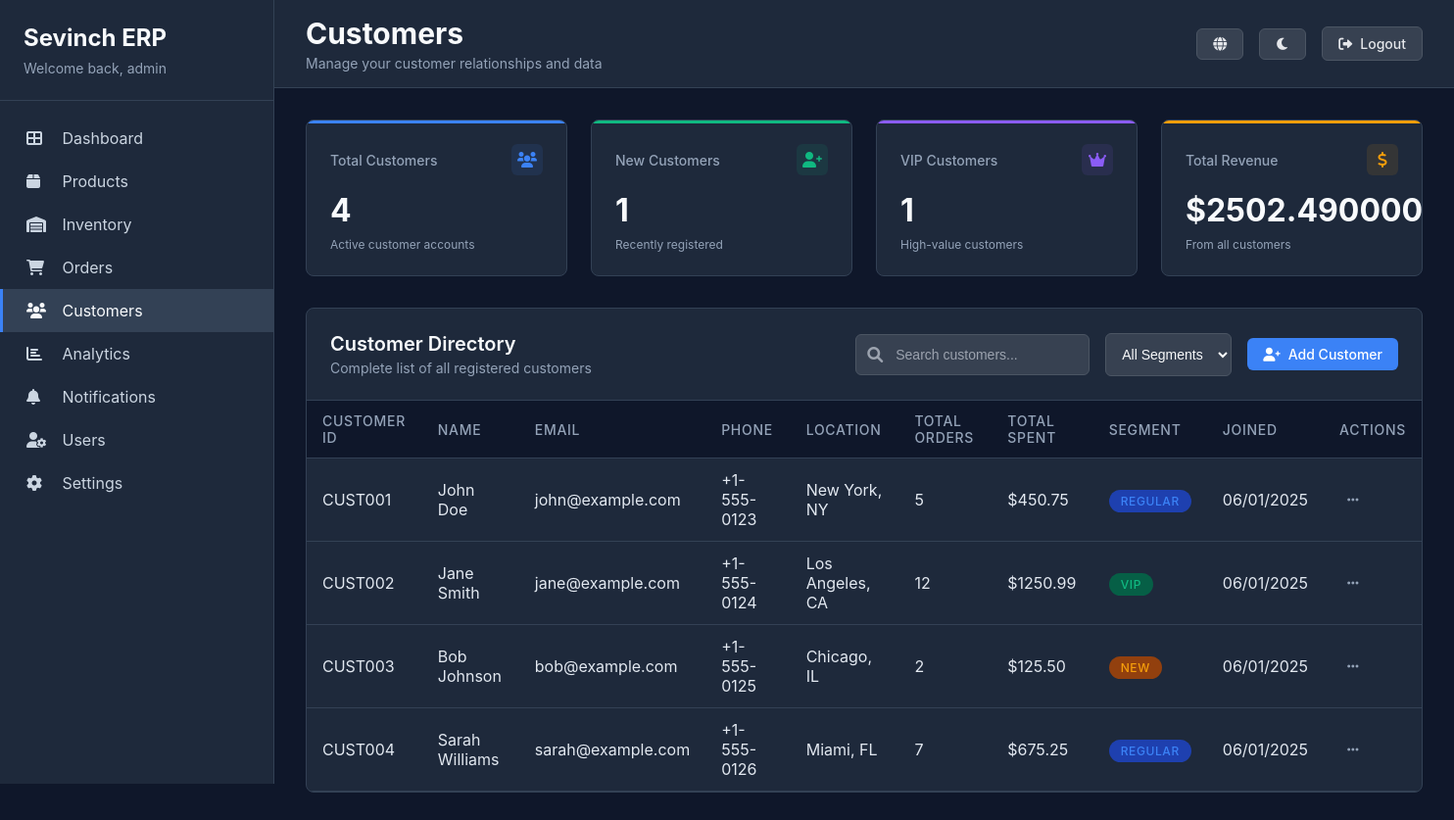
The page /customers/ (signed in) on the database its author committed.
### erp_app/models.py (models this page shows, shortened)
class Customer(models.Model):
    SEGMENT_CHOICES = [
        ('regular', 'Regular'),
        ('vip', 'VIP'),
        ('new', 'New'),
    ]
    customer_id = models.CharField(max_length=20, unique=True)
    name = models.CharField(max_length=200)
    email = models.EmailField()
    phone = models.CharField(max_length=20)
    location = models.CharField(max_length=200)
    segment = models.CharField(max_length=10, choices=SEGMENT_CHOICES, default='regular')
    total_orders = models.IntegerField(default=0)
    total_spent = models.DecimalField(max_digits=10, decimal_places=2, default=0)
    joined_date = models.DateTimeField(auto_now_add=True)

### erp_app/views.py (the view)
# urls.py: path('customers/', views.customers, name='customers'),
@login_required
def customers(request):
    total_customers = Customer.objects.count()
    new_customers = Customer.objects.filter(segment='new').count()
    vip_customers = Customer.objects.filter(segment='vip').count()
    total_revenue = Customer.objects.aggregate(Sum('total_spent'))['total_spent__sum'] or 0
    customers_list = Customer.objects.all()
    search_query = request.GET.get('search', '')
    if search_query:
        customers_list = customers_list.filter(
            Q(name__icontains=search_query) |
            Q(email__icontains=search_query) |
            Q(customer_id__icontains=search_query)
        )
    context = {
        'total_customers': total_customers,
        'new_customers': new_customers,
        'vip_customers': vip_customers,
        'total_revenue': total_revenue,
        'customers': customers_list,
        'search_query': search_query,
        'page_title': 'Customers',
    }
    return render(request, 'customers.html', context)

### templates/customers.html (shortened to what this page needs)
{% extends 'base.html' %}
{% block page_subtitle %}Manage your customer relationships and data{% endblock %}
{% block content %}
<div class="stats-grid">
    <div class="stat-card" style="--accent-color: #3b82f6;">
        <div class="stat-header">
            <span class="stat-title">Total Customers</span>
            <div class="stat-icon" style="background: rgba(59, 130, 246, 0.1); color: #3b82f6;">
                <i class="fas fa-users"></i>
            </div>
        </div>
        <div class="stat-value">{{ total_customers|default:"4" }}</div>
        <div class="stat-change">Active customer accounts</div>
    </div>
    <div class="stat-card" style="--accent-color: #10b981;">
        <div class="stat-header">
            <span class="stat-title">New Customers</span>
            <div class="stat-icon" style="background: rgba(16, 185, 129, 0.1); color: #10b981;">
                <i class="fas fa-user-plus"></i>
            </div>
        </div>
        <div class="stat-value">{{ new_customers|default:"1" }}</div>
        <div class="stat-change">Recently registered</div>
    </div>
    <div class="stat-card" style="--accent-color: #8b5cf6;">
        <div class="stat-header">
            <span class="stat-title">VIP Customers</span>
            <div class="stat-icon" style="background: rgba(139, 92, 246, 0.1); color: #8b5cf6;">
                <i class="fas fa-crown"></i>
            </div>
        </div>
        <div class="stat-value">{{ vip_customers|default:"1" }}</div>
        <div class="stat-change">High-value customers</div>
    </div>
    <div class="stat-card" style="--accent-color: #f59e0b;">
        <div class="stat-header">
            <span class="stat-title">Total Revenue</span>
            <div class="stat-icon" style="background: rgba(245, 158, 11, 0.1); color: #f59e0b;">
                <i class="fas fa-dollar-sign"></i>
            </div>
        </div>
        <div class="stat-value">${{ total_revenue|default:"2502.49" }}</div>
        <div class="stat-change">From all customers</div>
    </div>
</div>
<div class="card">
    <div class="card-header">
        <div>
            <h2 class="card-title">Customer Directory</h2>
            <p class="card-subtitle">Complete list of all registered customers</p>
        </div>
        <div style="margin-left: auto; display: flex; gap: 1rem; align-items: center;">
            <div class="search-box" style="margin-bottom: 0;">
                <i class="fas fa-search search-icon"></i>
                <input type="text" class="search-input" placeholder="Search customers..." value="{{ search_query }}">
            </div>
            <select class="form-input" style="width: auto;">
                <option>All Segments</option>
            </select>
            <a href="#" class="btn btn-primary">
                <i class="fas fa-user-plus"></i> Add Customer
            </a>
        </div>
    </div>
    <div class="table-container">
        <table class="table">
            <thead>
                <tr>
                    <th>Customer ID</th>
                    <th>Name</th>
                    <th>Email</th>
                    <th>Phone</th>
                    <th>Location</th>
                    <th>Total Orders</th>
                    <th>Total Spent</th>
                    <th>Segment</th>
                    <th>Joined</th>
                    <th>Actions</th>
                </tr>
            </thead>
            <tbody>
                {% for customer in customers %}
                <tr>
                    <td>{{ customer.customer_id }}</td>
                    <td>{{ customer.name }}</td>
                    <td>{{ customer.email }}</td>
                    <td>{{ customer.phone }}</td>
                    <td>{{ customer.location }}</td>
                    <td>{{ customer.total_orders }}</td>
                    <td>${{ customer.total_spent }}</td>
                    <td>
                        {% if customer.segment == 'vip' %}
                            <span class="badge badge-success">VIP</span>
                        {% elif customer.segment == 'new' %}
                            <span class="badge badge-warning">New</span>
                        {% else %}
                            <span class="badge badge-info">Regular</span>
                        {% endif %}
                    </td>
                    <td>{{ customer.joined_date|date:"m/d/Y" }}</td>
                    <td>
                        <div class="actions-menu">
                            <button class="actions-btn">
                                <i class="fas fa-ellipsis-h"></i>
                            </button>
                        </div>
                    </td>
                </tr>
                {% endfor %}
            </tbody>
        </table>
    </div>
</div>
{% endblock %}

### templates/base.html (shortened to what this page needs)
<!DOCTYPE html>
<html lang="en">
<head>
    <link href="https://cdnjs.cloudflare.com/ajax/libs/font-awesome/6.0.0/css/all.min.css" rel="stylesheet">
</head>
<body>
    <div class="app-container">
        {% if user.is_authenticated %}
        <nav class="sidebar">
            <div class="sidebar-header">
                <div class="logo">Sevinch ERP</div>
                <div class="logo-subtitle">Welcome back, {{ user.first_name|default:user.username }}</div>
            </div>
            <div class="nav-menu">
                <a href="{% url 'dashboard' %}" class="nav-item {% if request.resolver_match.url_name == 'dashboard' %}active{% endif %}">
                    <i class="fas fa-th-large"></i> Dashboard
                </a>
                <a href="{% url 'products' %}" class="nav-item {% if request.resolver_match.url_name == 'products' %}active{% endif %}">
                    <i class="fas fa-box"></i> Products
                </a>
                <a href="{% url 'inventory' %}" class="nav-item {% if request.resolver_match.url_name == 'inventory' %}active{% endif %}">
                    <i class="fas fa-warehouse"></i> Inventory
                </a>
                <a href="{% url 'orders' %}" class="nav-item {% if request.resolver_match.url_name == 'orders' %}active{% endif %}">
                    <i class="fas fa-shopping-cart"></i> Orders
                </a>
                <a href="{% url 'customers' %}" class="nav-item {% if request.resolver_match.url_name == 'customers' %}active{% endif %}">
                    <i class="fas fa-users"></i> Customers
                </a>
                <a href="{% url 'analytics' %}" class="nav-item {% if request.resolver_match.url_name == 'analytics' %}active{% endif %}">
                    <i class="fas fa-chart-bar"></i> Analytics
                </a>
                <a href="{% url 'notifications' %}" class="nav-item {% if request.resolver_match.url_name == 'notifications' %}active{% endif %}">
                    <i class="fas fa-bell"></i> Notifications
                </a>
                <a href="{% url 'users' %}" class="nav-item {% if request.resolver_match.url_name == 'users' %}active{% endif %}">
                    <i class="fas fa-user-cog"></i> Users
                </a>
                <a href="{% url 'settings' %}" class="nav-item {% if request.resolver_match.url_name == 'settings' %}active{% endif %}">
                    <i class="fas fa-cog"></i> Settings
                </a>
            </div>
        </nav>
        {% endif %}
        <main class="main-content">
            {% if user.is_authenticated %}
            <header class="header">
                <div>
                    <h1 class="header-title">{% block page_title %}{{ page_title }}{% endblock %}</h1>
                    <p class="header-subtitle">{% block page_subtitle %}{% endblock %}</p>
                </div>
                <div class="header-actions">
                    <button class="btn btn-secondary">
                        <i class="fas fa-globe"></i>
                    </button>
                    <button class="btn btn-secondary">
                        <i class="fas fa-moon"></i>
                    </button>
                    <a href="{% url 'logout' %}" class="btn btn-secondary">
                        <i class="fas fa-sign-out-alt"></i> Logout
                    </a>
                </div>
            </header>
            {% endif %}
            <div class="content">
                {% block content %}{% endblock %}
            </div>
        </main>
    </div>
</body>
</html>

### templates/base.html (style rules this page uses)
* { margin: 0; padding: 0; box-sizing: border-box; }
body { font-family: -apple-system, BlinkMacSystemFont, 'Segoe UI', Roboto, sans-serif; background: #0f172a; color: #e2e8f0; overflow-x: hidden; }
.app-container { display: flex; min-height: 100vh; }
.sidebar { width: 280px; background: #1e293b; border-right: 1px solid #334155; position: fixed; height: 100vh; overflow-y: auto; }
.sidebar-header { padding: 1.5rem; border-bottom: 1px solid #334155; }
.logo { font-size: 1.5rem; font-weight: 700; color: #f8fafc; margin-bottom: 0.5rem; }
.logo-subtitle { font-size: 0.875rem; color: #94a3b8; }
.nav-menu { padding: 1rem 0; }
.nav-item { display: block; padding: 0.75rem 1.5rem; color: #cbd5e1; text-decoration: none; transition: all 0.2s; border-left: 3px solid transparent; }
.nav-item:hover, .nav-item.active { background: #334155; color: #f8fafc; border-left-color: #3b82f6; }
.nav-item i { width: 20px; margin-right: 0.75rem; }
.main-content { flex: 1; margin-left: 280px; background: #0f172a; }
.header { background: #1e293b; border-bottom: 1px solid #334155; padding: 1rem 2rem; display: flex; justify-content: space-between; align-items: center; }
.header-title { font-size: 1.875rem; font-weight: 700; color: #f8fafc; }
.header-subtitle { font-size: 0.875rem; color: #94a3b8; margin-top: 0.25rem; }
.header-actions { display: flex; align-items: center; gap: 1rem; }
.btn { padding: 0.5rem 1rem; border: none; border-radius: 0.375rem; font-size: 0.875rem; font-weight: 500; cursor: pointer; text-decoration: none; display: inline-flex; align-items: center; gap: 0.5rem; transition: all 0.2s; }
.btn-primary { background: #3b82f6; color: white; }
.btn-secondary { background: #374151; color: #e5e7eb; border: 1px solid #4b5563; }
.content { padding: 2rem; }
.stats-grid { display: grid; grid-template-columns: repeat(auto-fit, minmax(250px, 1fr)); gap: 1.5rem; margin-bottom: 2rem; }
.stat-card { background: #1e293b; border: 1px solid #334155; border-radius: 0.5rem; padding: 1.5rem; position: relative; overflow: hidden; }
.stat-card::before { content: ''; position: absolute; top: 0; left: 0; right: 0; height: 3px; background: var(--accent-color, #3b82f6); }
.stat-header { display: flex; justify-content: space-between; align-items: center; margin-bottom: 1rem; }
.stat-title { font-size: 0.875rem; color: #94a3b8; font-weight: 500; }
.stat-icon { width: 2rem; height: 2rem; border-radius: 0.375rem; display: flex; align-items: center; justify-content: center; font-size: 1rem; }
.stat-value { font-size: 2rem; font-weight: 700; color: #f8fafc; margin-bottom: 0.5rem; }
.stat-change { font-size: 0.75rem; color: #94a3b8; }
.card { background: #1e293b; border: 1px solid #334155; border-radius: 0.5rem; overflow: hidden; }
.card-header { padding: 1.5rem; border-bottom: 1px solid #334155; display: flex; justify-content: space-between; align-items: center; }
.card-title { font-size: 1.25rem; font-weight: 600; color: #f8fafc; }
.card-subtitle { font-size: 0.875rem; color: #94a3b8; margin-top: 0.25rem; }
.table-container { overflow-x: auto; }
.table { width: 100%; border-collapse: collapse; }
.table th, .table td { padding: 0.75rem 1rem; text-align: left; border-bottom: 1px solid #334155; }
.table th { background: #0f172a; font-weight: 500; color: #94a3b8; font-size: 0.875rem; text-transform: uppercase; letter-spacing: 0.05em; }
.table td { color: #e2e8f0; }
.badge { padding: 0.25rem 0.75rem; border-radius: 9999px; font-size: 0.75rem; font-weight: 500; text-transform: uppercase; letter-spacing: 0.05em; }
.badge-success { background: #065f46; color: #10b981; }
.badge-warning { background: #92400e; color: #f59e0b; }
.badge-info { background: #1e40af; color: #3b82f6; }
.search-box { position: relative; margin-bottom: 1.5rem; }
.search-input { width: 100%; max-width: 400px; padding: 0.75rem 1rem 0.75rem 2.5rem; background: #374151; border: 1px solid #4b5563; border-radius: 0.375rem; color: #f9fafb; font-size: 0.875rem; }
.search-input::placeholder { color: #9ca3af; }
.search-icon { position: absolute; left: 0.75rem; top: 50%; transform: translateY(-50%); color: #9ca3af; }
.actions-menu { position: relative; display: inline-block; }
.actions-btn { background: none; border: none; color: #94a3b8; cursor: pointer; padding: 0.5rem; border-radius: 0.25rem; }
.form-input { width: 100%; padding: 0.75rem; background: #374151; border: 1px solid #4b5563; border-radius: 0.375rem; color: #f9fafb; font-size: 0.875rem; }

### rows shown on the page
Customer: customer_id "CUST001", name "John Doe", email "john@example.com", phone "+1-555-0123", location "New York, NY", total_orders "5", total_spent "450.75", segment "REGULAR", joined_date "06/01/2025"
Customer: customer_id "CUST002", name "Jane Smith", email "jane@example.com", phone "+1-555-0124", location "Los Angeles, CA", total_orders "12", total_spent "1250.99", segment "VIP", joined_date "06/01/2025"
Customer: customer_id "CUST003", name "Bob Johnson", email "bob@example.com", phone "+1-555-0125", location "Chicago, IL", total_orders "2", total_spent "125.50", segment "NEW", joined_date "06/01/2025"
Customer: customer_id "CUST004", name "Sarah Williams", email "sarah@example.com", phone "+1-555-0126", location "Miami, FL", total_orders "7", total_spent "675.25", segment "REGULAR", joined_date "06/01/2025"

### other values the page prints
{{ user.first_name|default:user.username }} "admin"
{{ page_title }} "Customers"
{{ total_customers|default:"4" }} "4"
{{ new_customers|default:"1" }} "1"
{{ vip_customers|default:"1" }} "1"
